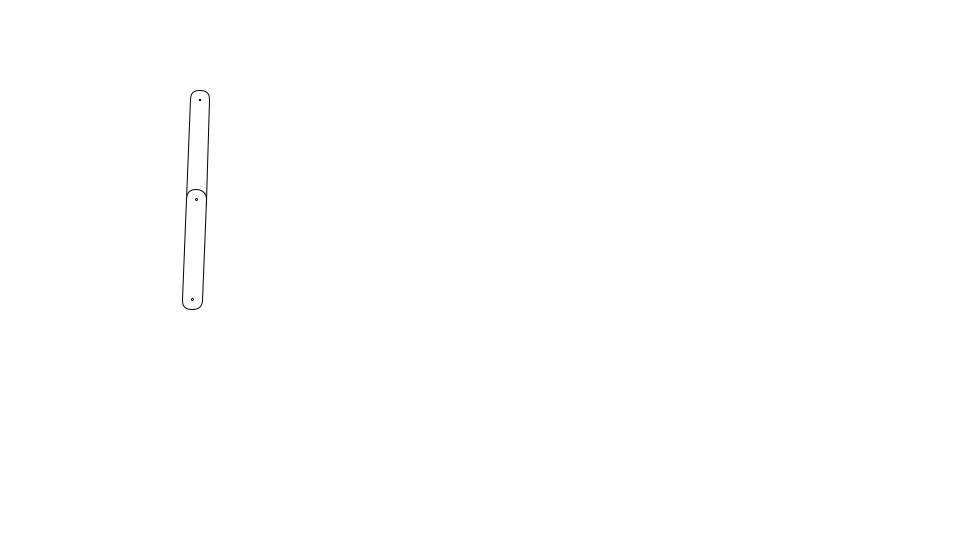
Frame 1 (no input)
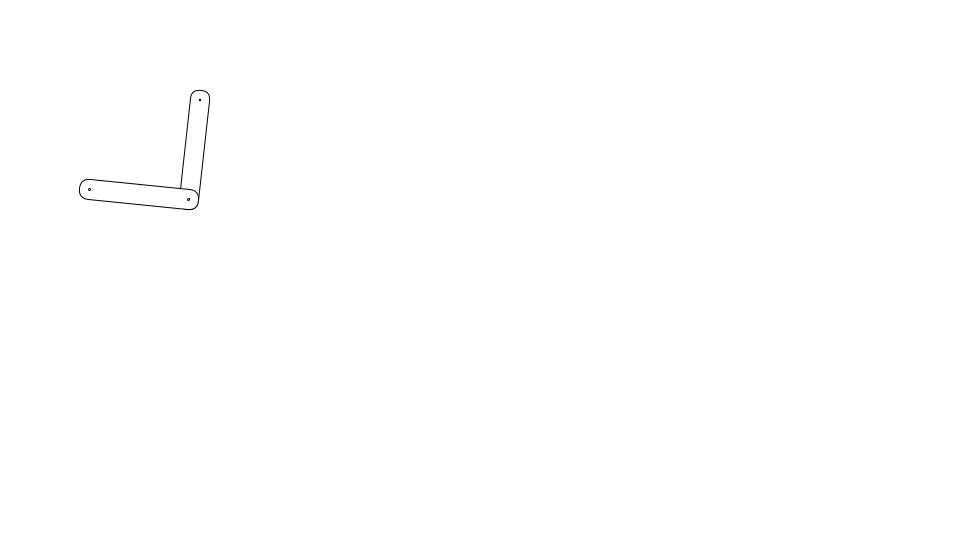
Frame 60 (the mouse pressed at the canvas centre just before this capture)
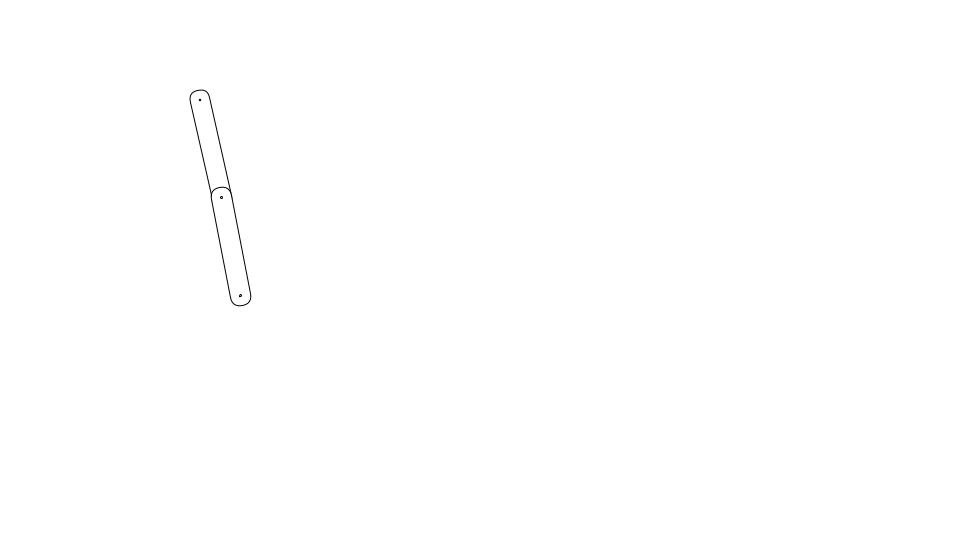
Frame 120 (the mouse held since frame 60 and released just before this capture)

The Processing sketch that drew these frames (run headless with seeded random() and noise(); from frame 60 on, the mouse is pressed at the canvas centre):

// Processing sketch: Walking3
// ── Walking3.pde
Segment segment0;
Segment segment1;
float cycle;
float offset = - PI/2;

void setup() {
  size(960, 540);
  frameRate(30);
  initialize();
}

void initialize() {
  smooth();

  segment0 = new Segment(100, 20);
  segment0.x = 200;
  segment0.y = 100;
      
  segment1 = new Segment(100, 20);
  segment1.x = segment0.getPin().x;
  segment1.y = segment0.getPin().y;
}

void draw() {
  background(255);

  cycle += 0.05;
  float angle0 = sin(cycle) * 45 + 90;
  float angle1 = sin(cycle + offset) * 45 + 45;
  segment0.rotation = angle0;
  segment1.rotation = segment0.rotation + angle1;
  segment1.x = segment0.getPin().x;
  segment1.y = segment0.getPin().y;
      
  segment0.update();
  segment1.update(); 
}

////////////////////////////////

class Segment extends Sprite {
  float segmentWidth, segmentHeight;
  float vx, vy;
  
  Segment(float segmentWidth, float segmentHeight) {
    super();
    this.segmentWidth = segmentWidth;
    this.segmentHeight = segmentHeight;
  }
  
  void draw() {
    rect(-segmentHeight / 2,  -segmentHeight / 2, segmentWidth + segmentHeight, segmentHeight, segmentHeight, segmentHeight, segmentHeight, segmentHeight);
    ellipse(0, 0, 2, 2);
    ellipse(segmentWidth, 0, 2, 2);
  }
  
  Point getPin() {
    float angle = rotation * PI / 180;
    float xPos = x + cos(angle) * segmentWidth;
    float yPos = y + sin(angle) * segmentWidth;
    return new Point(xPos, yPos);  
  }
}

////////////////////////////////

class Sprite extends Object {
  float x, y;
  float scaleX, scaleY;
  float width, height;
  float rotation;
  boolean visible;
  color strokeColor;
  color fillColor;
  Boolean isStroke;
  Boolean isFill;
  Boolean isRollOver;
  Boolean locked;
  float xoff, yoff;
 
  Sprite() {
    super();
    scaleX = 1.0;
    scaleY = 1.0;
    strokeColor = color(0);
    fillColor = color(0);
    isStroke = false;
    isFill = false;
    isRollOver = false;
    locked = false;
    visible = true;
  }
  
  void update() {
    if(! visible) return;
    pushMatrix();
    if(locked){
      x = mouseX - xoff;
      y = mouseY - yoff;
    }  
    translate(x, y);
    scale(scaleX, scaleY);
    rotate(rotation * PI / 180.0);
    if(isStroke) stroke(strokeColor);
    if(isFill) fill(fillColor);
    draw();
    popMatrix();
  }
  
  void setStrokeColor(color strokeColor) {
    this.strokeColor = strokeColor;
    isStroke = true;
  }
  
  void setFillColor(color fillColor) {
    this.fillColor = fillColor;
    isFill = true;
  }
  
  void startDrag() {
    if(isRollOver){
      locked = true;
      xoff = mouseX - x;
      yoff = mouseY - y;
    }
  }
  
  void stopDrag() {
    locked = false;
  }
  
  void draw() {}
}

////////////////////////////////

class Point extends Object {
  float x, y;
  
  Point(float x, float y) {
    super();
    this.x = x;
    this.y = y;
  }
}

////////////////////////////////

class Object {
  Object() {}
}
